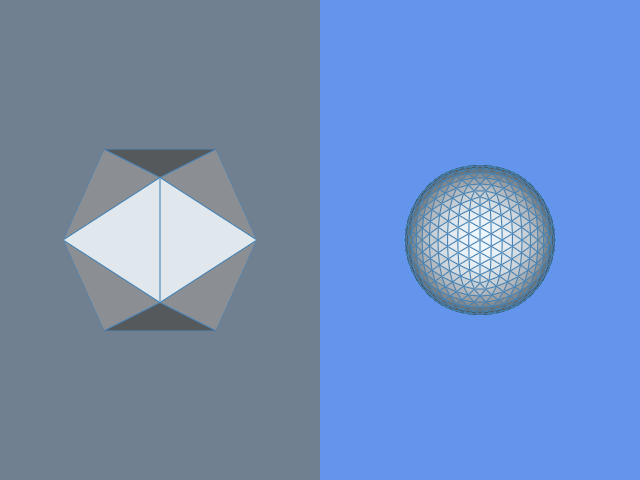

Python code for this plot:
#!/usr/bin/env python

# Subdivide an icosahedron using vtkLoopSubdivisionFilter. Side-by-side
# viewports show the original coarse mesh (left) and the subdivided
# smooth mesh (right).

# Factory overrides: importing these modules registers the OpenGL rendering
# and interaction style implementations for vtkRenderingCore factory classes.
import vtkmodules.vtkInteractionStyle  # noqa: F401
import vtkmodules.vtkRenderingOpenGL2  # noqa: F401
# VTK pipeline classes used in this example
from vtkmodules.vtkFiltersModeling import vtkLoopSubdivisionFilter
from vtkmodules.vtkFiltersSources import vtkPlatonicSolidSource
from vtkmodules.vtkRenderingCore import (
    vtkActor,
    vtkCamera,
    vtkPolyDataMapper,
    vtkRenderWindow,
    vtkRenderWindowInteractor,
    vtkRenderer,
)

# Colors (normalized RGB)
slate_gray_background_rgb = (0.439, 0.502, 0.565)
cornflower_blue_background_rgb = (0.392, 0.584, 0.929)
alice_blue_rgb = (0.941, 0.973, 1.000)
steel_blue_rgb = (0.275, 0.510, 0.706)

# Source: generate an icosahedron (platonic solid index 4)
icosahedron = vtkPlatonicSolidSource()
icosahedron.SetSolidTypeToIcosahedron()

# Subdivision: apply 3 iterations of Loop subdivision
subdivider = vtkLoopSubdivisionFilter()
subdivider.SetInputConnection(icosahedron.GetOutputPort())
subdivider.SetNumberOfSubdivisions(3)

# Mapper: original icosahedron
original_mapper = vtkPolyDataMapper()
original_mapper.SetInputConnection(icosahedron.GetOutputPort())
original_mapper.ScalarVisibilityOff()

original_actor = vtkActor()
original_actor.SetMapper(original_mapper)
original_actor.GetProperty().SetColor(alice_blue_rgb)
original_actor.GetProperty().EdgeVisibilityOn()
original_actor.GetProperty().SetEdgeColor(steel_blue_rgb)

# Mapper: subdivided mesh
subdivided_mapper = vtkPolyDataMapper()
subdivided_mapper.SetInputConnection(subdivider.GetOutputPort())
subdivided_mapper.ScalarVisibilityOff()

subdivided_actor = vtkActor()
subdivided_actor.SetMapper(subdivided_mapper)
subdivided_actor.GetProperty().SetColor(alice_blue_rgb)
subdivided_actor.GetProperty().EdgeVisibilityOn()
subdivided_actor.GetProperty().SetEdgeColor(steel_blue_rgb)

# Left renderer: original mesh
left_renderer = vtkRenderer()
left_renderer.SetViewport(0.0, 0.0, 0.5, 1.0)
left_renderer.SetBackground(slate_gray_background_rgb)
left_renderer.AddActor(original_actor)

# Right renderer: subdivided mesh
right_renderer = vtkRenderer()
right_renderer.SetViewport(0.5, 0.0, 1.0, 1.0)
right_renderer.SetBackground(cornflower_blue_background_rgb)
right_renderer.AddActor(subdivided_actor)

# Window: display the rendered scene
render_window = vtkRenderWindow()
render_window.AddRenderer(left_renderer)
render_window.AddRenderer(right_renderer)
render_window.SetWindowName("subdivision")
render_window.SetMultiSamples(0)
render_window.SetSize(640, 480)

# Interactor: handle mouse and keyboard events
render_window_interactor = vtkRenderWindowInteractor()
render_window_interactor.SetRenderWindow(render_window)

# Scene: shared camera
camera = vtkCamera()
camera.SetPosition(0, 0, 3)
camera.SetFocalPoint(0, 0, 0)
left_renderer.SetActiveCamera(camera)
right_renderer.SetActiveCamera(camera)
left_renderer.ResetCamera()

render_window_interactor.Initialize()
render_window_interactor.Start()
